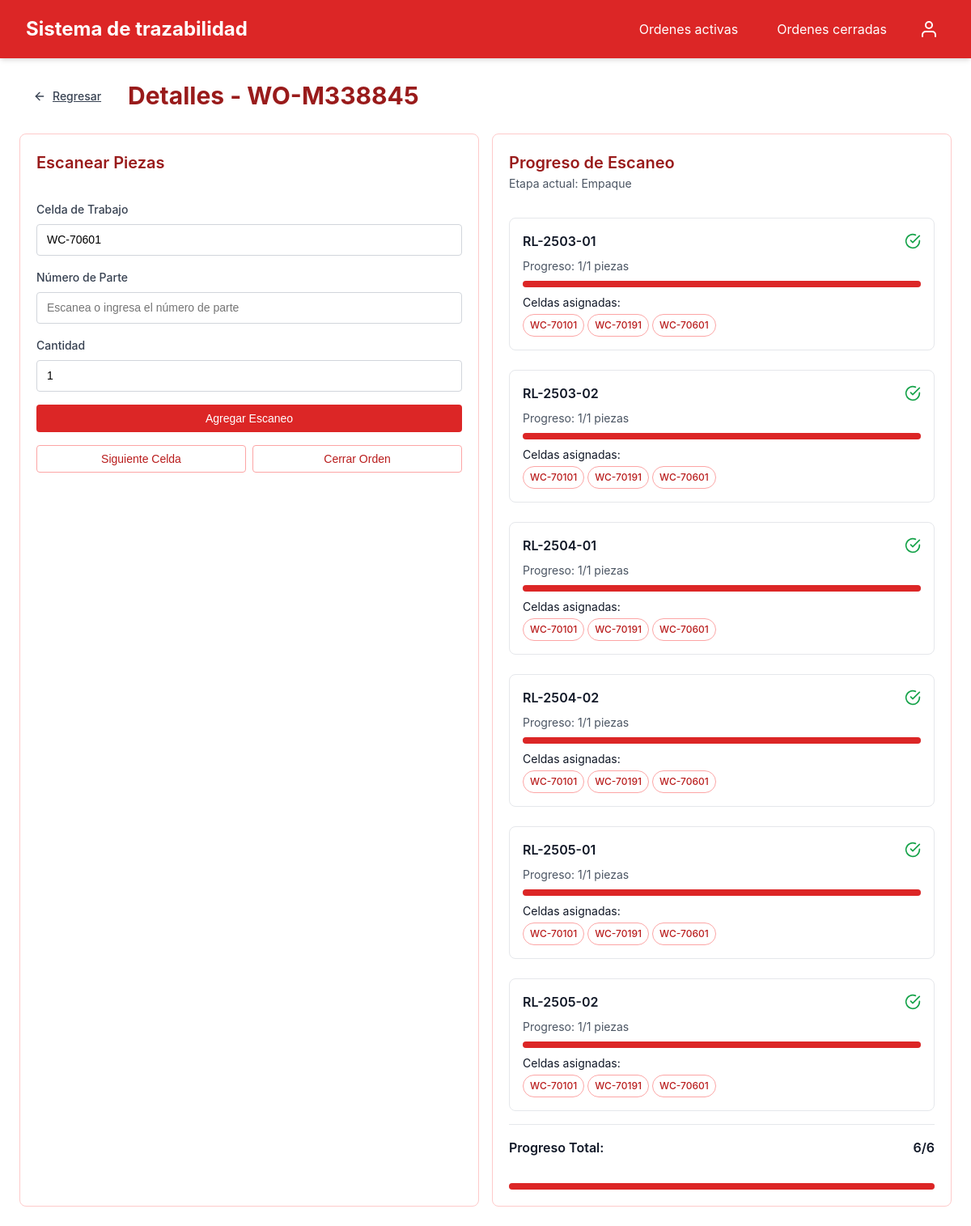
The app's page /ordenes/15/ with its own data.
### system/models.py (models this page shows, shortened)
class WorkOrders(models.Model):
    number = models.CharField(max_length=100, db_index=True)
    status = models.BooleanField(default=True)  # active or closed
    cells = models.ManyToManyField(Cells, related_name='workOrderItems')
    pub_date = models.DateTimeField(default=timezone.now)
    closed_date = models.DateTimeField(null=True, blank=True)
    closedBy = models.ForeignKey(User, on_delete=models.SET_NULL, null=True, blank=True)
    current_stage = models.CharField(
        max_length=10,
        choices=[('ensamble', 'Ensamble'), ('pintura', 'Pintura'), ('empaque', 'Empaque')],
        default='ensamble'
    )
    class Meta:
        verbose_name_plural = "Work Orders"

class Cells(models.Model):
    LINE_TYPE_CHOICES = [
        ('ensamble', 'Ensamble'),
        ('pintura', 'Pintura'),
        ('empaque', 'Empaque')
    ]
    work_cell = models.CharField(max_length=100, unique=True)
    lineType = models.CharField(max_length=10, choices=LINE_TYPE_CHOICES)
    class Meta:
        verbose_name_plural = "Cells"

class WorkOrderItems(models.Model):
    workorders = models.ForeignKey(WorkOrders, on_delete=models.CASCADE, related_name='work_order_items')
    items = models.ForeignKey(Items, on_delete=models.CASCADE, related_name='work_order_items')
    quantity = models.PositiveIntegerField(default=1)
    serialized_part_number = models.CharField(max_length=100, blank=True, null=True)
    class Meta:
        verbose_name_plural = "Work Order Items"

### system/views.py (the view)
# urls.py: path("ordenes/<int:order_id>/", receipts_view, name="activeWorkOrdersDetail"),
def receipts_view(request, order_id):
    work_order = get_object_or_404(WorkOrders, id=order_id, status=True)
    try:
        current_cell = work_order.cells.get(lineType=work_order.current_stage)
    except Cells.DoesNotExist:
        messages.error(request, f"No hay celda configurada para la etapa {work_order.current_stage}")
        return redirect('activeWorkOrders')
    work_order_items = WorkOrderItems.objects.filter(workorders=work_order).select_related('items')
    progress_data = []
    total_items = 0
    total_scanned = 0
    for item in work_order_items:
        scanned_count = Scans.objects.filter(
            workOrderItems=item,
            items=item.items
        ).count()
        expected_count = 1
        total_items += expected_count
        total_scanned += min(scanned_count, expected_count)
        progress_data.append({
            'item': item,
            'scanned': scanned_count,
            'expected': expected_count,
            'completed': scanned_count >= expected_count,
            'cells_assigned': list(work_order.cells.values('work_cell', 'lineType'))  # Solo las celdas de la orden de trabajo
        })
    can_advance = total_scanned == total_items and total_items > 0
    can_close_order = False
    if can_advance and work_order.current_stage == 'empaque':
        can_close_order = True
    context = {
        'work_order': work_order,
        'current_cell': current_cell,
        'progress_data': progress_data,
        'total_items': total_items,
        'total_scanned': total_scanned,
        'can_advance': can_advance,
        'can_close_order': can_close_order,
        'progress_percentage': (total_scanned / total_items * 100) if total_items > 0 else 0
    }
    return render(request, 'system/activeWorkOrdersDetail.html', context)

### system/templates/system/activeWorkOrdersDetail.html (shortened to what this page needs)
{% extends 'system/base.html' %}
{% block content %}
<div class="space-y">
    <div class="header-with-back">
        <a href="{% url 'activeWorkOrders' %}" class="btn btn-ghost btn-icon">
            <svg xmlns="http://www.w3.org/2000/svg" width="16" height="16" viewBox="0 0 24 24" fill="none" stroke="currentColor" stroke-width="2" stroke-linecap="round" stroke-linejoin="round">
                <line x1="19" y1="12" x2="5" y2="12"></line>
                <polyline points="12 19 5 12 12 5"></polyline>
            </svg>
            Regresar
        </a>
        <h1 class="page-title"> Detalles - WO-{{ work_order.number }}</h1>
    </div>
    <div class="grid grid-cols-2">
        <div class="card">
            <div class="card-header">
                <h2 class="card-title">Escanear Piezas</h2>
            </div>
            <div class="card-content">
                <form id="scan-form">
                    <div class="form-group">
                        <label class="form-label" for="cell-input">Celda de Trabajo</label>
                        <input id="cell-input" type="text" name="work_cell" class="form-control"
                               value="{{ current_cell.work_cell }}" readonly>
                    </div>
                    <div class="form-group">
                        <label class="form-label" for="part-input">Número de Parte</label>
                        <input id="part-input" type="text" name="part_number" class="form-control"
                               placeholder="Escanea o ingresa el número de parte" required>
                    </div>
                    <div class="form-group">
                        <label class="form-label" for="quantity">Cantidad</label>
                        <input id="quantity" type="number" name="quantity" class="form-control"
                               value="1" readonly>
                    </div>
                    <button type="submit" class="btn btn-primary btn-full mb-4">Agregar Escaneo</button>
                </form>
                <div class="flex gap-2">
                    <button type="button" class="btn btn-outline flex-1" id="next-cell-btn"
                            onclick="advanceStage()">
                        Siguiente Celda
                    </button>
                    <button type="button" class="btn btn-outline flex-1" id="close-order-btn"
                            onclick="closeOrder()">
                        Cerrar Orden
                    </button>
                </div>
            </div>
        </div>
        <div class="card">
            <div class="card-header">
                <h2 class="card-title">Progreso de Escaneo</h2>
                <p class="text-sm text-gray-600">Etapa actual: {{ work_order.current_stage|capfirst }}</p>
            </div>
            <div class="card-content">
                <div class="space-y" id="progress-container">
                    {% for item_data in progress_data %}
                    <div class="border rounded-lg p-4" data-item-id="{{ item_data.item.id }}">
                        <div class="flex justify-between items-center mb-2">
                            <span class="font-semibold">{{ item_data.item.serialized_part_number }}</span>
                            {% if item_data.completed %}
                            <svg xmlns="http://www.w3.org/2000/svg" width="20" height="20" viewBox="0 0 24 24" fill="none" stroke="currentColor" stroke-width="2" stroke-linecap="round" stroke-linejoin="round" class="text-green-600">
                                <path d="M22 11.08V12a10 10 0 1 1-5.93-9.14"></path>
                                <polyline points="22 4 12 14.01 9 11.01"></polyline>
                            </svg>
                            {% endif %}
                        </div>
                        <p class="text-sm text-gray-600 mb-2">
                            Progreso: <span class="scanned-count">{{ item_data.scanned }}</span>/{{ item_data.expected }} piezas
                        </p>
                        <div class="progress-container">
                            <div class="progress-bar" style="width: {% widthratio item_data.scanned item_data.expected 100 %}%"></div>
                        </div>
                        <div class="mt-2">
                            <p class="text-sm font-medium text-gray-700">Celdas asignadas:</p>
                            <div class="flex flex-wrap gap-1 mt-1">
                                {% for cell in item_data.cells_assigned %}
                                <span class="badge badge-outline text-xs
                                    {% if cell.lineType == work_order.current_stage %}bg-blue-100 text-blue-800{% endif %}">
                                    {{ cell.work_cell }}
                                </span>
                                {% endfor %}
                            </div>
                        </div>
                    </div>
                    {% endfor %}
                </div>
                <div class="separator"></div>
                <div class="space-y">
                    <div class="flex justify-between items-center">
                        <h4 class="font-semibold text-gray-800">Progreso Total:</h4>
                        <span class="font-semibold" id="total-progress">{{ total_scanned }}/{{ total_items }}</span>
                    </div>
                    <div class="progress-container">
                        <div class="progress-bar bg-blue-500" id="total-progress-bar"
                             style="width: {{ progress_percentage }}%"></div>
                    </div>
                </div>
            </div>
        </div>
    </div>
</div>
{% endblock %}

### system/templates/system/base.html (style rules this page uses)
:root { --color-red-50: #fef2f2; --color-red-100: #fee2e2; --color-red-200: #fecaca; --color-red-300: #fca5a5; --color-red-400: #f87171; --color-red-500: #ef4444; --color-red-600: #dc2626; --color-red-700: #b91c1c; --color-red-800: #991b1b; --color-red-900: #7f1d1d; --color-gray-50: #f9fafb; --color-gray-100: #f3f4f6; --color-gray-200: #e5e7eb; --color-gray-300: #d1d5db; --color-gray-400: #9ca3af; --color-gray-500: #6b7280; --color-gray-600: #4b5563; --color-gray-700: #374151; --color-gray-800: #1f2937; --color-gray-900: #111827; --color-green-100: #dcfce7; --color-green-600: #16a34a; --color-green-800: #166534; }
* { box-sizing: border-box; margin: 0; padding: 0; }
body { font-family: -apple-system, BlinkMacSystemFont, "Segoe UI", Roboto, Oxygen, Ubuntu, Cantarell, "Open Sans", "Helvetica Neue", sans-serif; line-height: 1.5; color: var(--color-gray-900); background-color: white; }
.space-y { display: flex; flex-direction: column; gap: 1.5rem; }
.header-with-back { display: flex; align-items: center; gap: 1rem; }
.page-title { font-size: 1.875rem; font-weight: bold; color: var(--color-red-800); }
.btn { display: inline-flex; align-items: center; justify-content: center; padding: 0.5rem 1rem; font-size: 0.875rem; font-weight: 500; border-radius: 0.25rem; cursor: pointer; transition: background-color 0.2s, border-color 0.2s; border: 1px solid transparent; }
.btn-primary { background-color: var(--color-red-600); color: white; }
.btn-outline { background-color: transparent; border-color: var(--color-red-300); color: var(--color-red-700); }
.btn-ghost { background-color: transparent; color: var(--color-gray-700); }
.btn-icon { display: inline-flex; align-items: center; }
.btn-icon svg { margin-right: 0.5rem; }
.btn-full { width: 100%; }
.card { background-color: white; border-radius: 0.5rem; border: 1px solid var(--color-red-200); overflow: hidden; }
.card-header { padding: 1.25rem 1.25rem 0.75rem; }
.card-title { font-size: 1.25rem; font-weight: 600; color: var(--color-red-800); }
.card-content { padding: 1.25rem; }
.form-group { margin-bottom: 1rem; }
.form-label { display: block; font-size: 0.875rem; font-weight: 500; margin-bottom: 0.5rem; color: var(--color-gray-700); }
.form-control { width: 100%; padding: 0.5rem 0.75rem; font-size: 0.875rem; line-height: 1.5; border: 1px solid var(--color-gray-300); border-radius: 0.25rem; transition: border-color 0.15s ease-in-out, box-shadow 0.15s ease-in-out; }
.badge { display: inline-flex; align-items: center; padding: 0.25rem 0.5rem; font-size: 0.75rem; font-weight: 500; border-radius: 9999px; }
.badge-outline { background-color: transparent; border: 1px solid var(--color-red-300); color: var(--color-red-700); }
.flex { display: flex; }
.items-center { align-items: center; }
.justify-between { justify-content: space-between; }
.gap-1 { gap: 0.25rem; }
.gap-2 { gap: 0.5rem; }
.flex-wrap { flex-wrap: wrap; }
.flex-1 { flex: 1; }
.text-sm { font-size: 0.875rem; }
.font-semibold { font-weight: 600; }
.text-gray-600 { color: var(--color-gray-600); }
.text-green-600 { color: var(--color-green-600); }
.mb-2 { margin-bottom: 0.5rem; }
.mb-4 { margin-bottom: 1rem; }
.mt-1 { margin-top: 0.25rem; }
.mt-2 { margin-top: 0.5rem; }
.p-4 { padding: 1rem; }
.border { border: 1px solid var(--color-gray-200); }
.rounded-lg { border-radius: 0.5rem; }
.progress-container { width: 100%; background-color: var(--color-gray-200); border-radius: 9999px; height: 0.5rem; margin-top: 0.5rem; }
.progress-bar { background-color: var(--color-red-600); height: 0.5rem; border-radius: 9999px; transition: width 0.3s ease; }
.grid { display: grid; gap: 1rem; }
.grid-cols-2 { grid-template-columns: repeat(2, 1fr); }
.separator { height: 1px; background-color: var(--color-gray-200); margin: 1rem 0; }

### records on screen
WorkOrders: number "M338845", current_stage "Empaque"
Cells: work_cell "WC-70601"
WorkOrderItems: item.serialized_part_number "RL-2503-01", scanned "1", expected "1", work_cell "WC-70101" "WC-70191" "WC-70601"
WorkOrderItems: item.serialized_part_number "RL-2503-02", scanned "1", expected "1", work_cell "WC-70101" "WC-70191" "WC-70601"
WorkOrderItems: item.serialized_part_number "RL-2504-01", scanned "1", expected "1", work_cell "WC-70101" "WC-70191" "WC-70601"
WorkOrderItems: item.serialized_part_number "RL-2504-02", scanned "1", expected "1", work_cell "WC-70101" "WC-70191" "WC-70601"
WorkOrderItems: item.serialized_part_number "RL-2505-01", scanned "1", expected "1", work_cell "WC-70101" "WC-70191" "WC-70601"
WorkOrderItems: item.serialized_part_number "RL-2505-02", scanned "1", expected "1", work_cell "WC-70101" "WC-70191" "WC-70601"

### other values on screen
{{ total_scanned }} "6"
{{ total_items }} "6"
